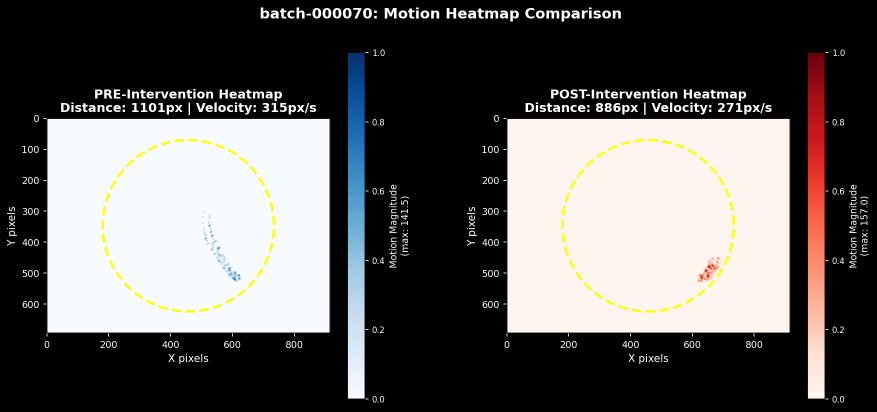
#> input picture paper/sample_videos/batch-000070_heatmap_denoised.png, 1754 x 824 px (shown at 1/2 size)
$ python -i visualize_preprocessing.py   (imports and definitions only)
#> lines starting #> are read from the running program, lines starting #| are printed output that depends on the picture
#!/usr/bin/env python3
"""
Visualize image preprocessing for VLM fitness evaluation.

This script generates and saves processed images to see what the VLM will receive:
- Zoomed/cropped individual images
- Timelapse collages
- Before/after comparisons

Usage:
    python scripts/visualize_preprocessing.py --batch batch-000070 --output-dir test_images
"""

import json
import argparse
from pathlib import Path
from typing import List, Tuple
import cv2
import numpy as np
from PIL import Image
import matplotlib.pyplot as plt

# Import our archive functions
from parse_interventions import load_batch_with_interventions

# [16 lines left out: function save_image_comparison, not called in this run]

def preprocess_image_for_display(image_path: Path, zoom_factor: float = 2.0, target_size: Tuple[int, int] = (512, 512)) -> Image.Image:
    """Preprocess image for display: load, zoom/crop, resize."""
#> called with zoom_factor = 2, target_size = (512, 512)
    try:
        # Load image
        img = cv2.imread(str(image_path))
#> img is the input picture: shape (824, 1754, 3); mean B, G, R 91.1, 92.1, 94.2
        if img is None:
            return None

        # Convert to PIL for easier processing
        img_pil = Image.fromarray(cv2.cvtColor(img, cv2.COLOR_BGR2RGB))

        # Zoom in (crop center and resize)
        if zoom_factor > 1.0:
            width, height = img_pil.size
#> width = 1754; height = 824
            crop_size = min(width, height) // zoom_factor
#> crop_size = 412
            left = (width - crop_size) // 2
#> left = 671
            top = (height - crop_size) // 2
#> top = 206
            right = left + crop_size
#> right = 1083
            bottom = top + crop_size
#> bottom = 618
            img_pil = img_pil.crop((left, top, right, bottom))
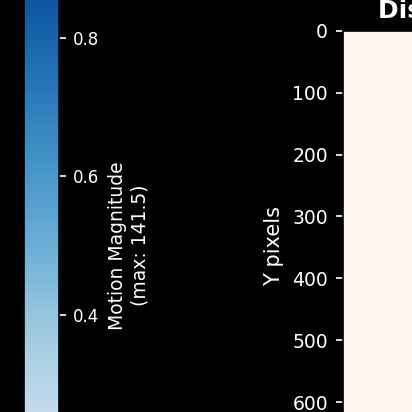
#> img_pil: PIL image 412x412 RGB; mean R, G, B 51.3, 54.9, 57.8

        # Resize to target size
        img_pil = img_pil.resize(target_size, Image.Resampling.LANCZOS)
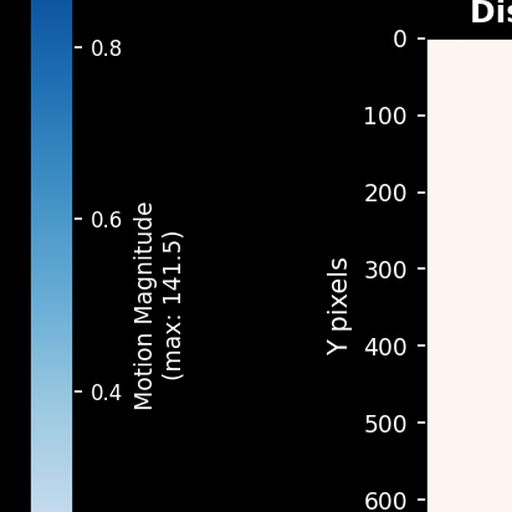
#> img_pil: PIL image 512x512 RGB; mean R, G, B 51.4, 55, 58

        return img_pil

    except Exception as e:
        print(f"Warning: Failed to preprocess {image_path}: {e}")
        return None

# [149 lines left out: functions create_timelapse_collage_display, visualize_batch_preprocessing, main, not called in this run]

# [2 lines not run here, left out]

>>> result = preprocess_image_for_display('../paper/sample_videos/batch-000070_heatmap_denoised.png')
